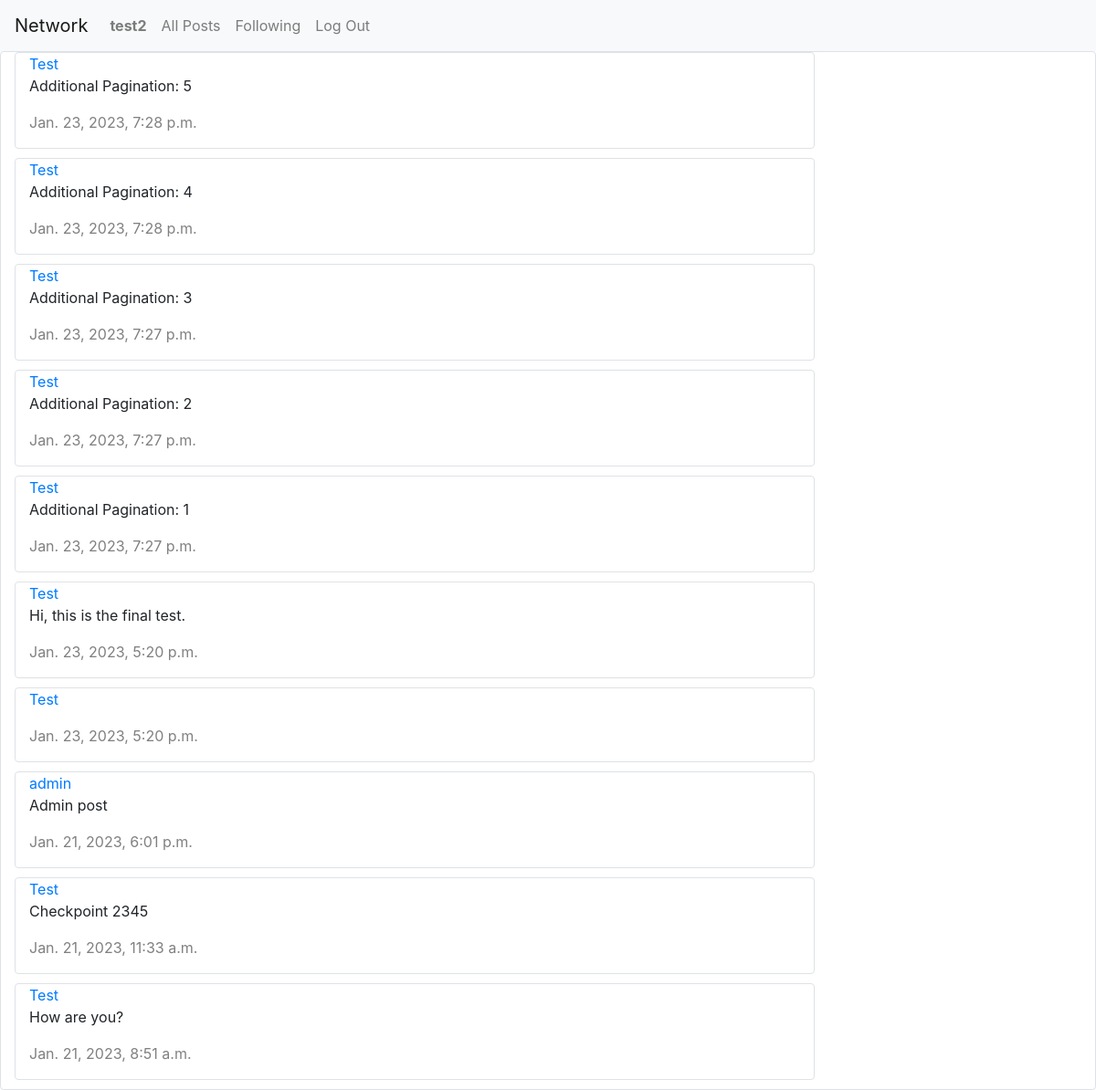
The app's page /following (signed in) with its own data.
### network/models.py (models this page shows, shortened)
class User(AbstractUser):
    followers = models.ManyToManyField("self", symmetrical=False, blank=True, related_name="user_followers")

class Post(models.Model):
    user = models.ForeignKey(User, on_delete=models.CASCADE, related_name="user")
    post = models.TextField(blank=True)
    timestamp = models.DateTimeField(auto_now_add=True)
    likes = models.ManyToManyField(User, blank=True, related_name="likers")
    edited = models.BooleanField(default=False)
    class Meta:
        ordering = ['-timestamp']

### network/views.py (the view)
# urls.py: path("following", views.following, name="following"),
def following(request):
    current_user = request.user
    followed_users = User.objects.filter(followers=current_user)
    all_posts = Post.objects.filter(user__in=followed_users)
    paginator = Paginator(all_posts, POST_PER_PAGE)
    page_number = request.GET.get('page')
    paginated_posts = paginator.get_page(page_number)
    return render(request, "network/following.html", {
        "posts": paginated_posts
    })

### network/templates/network/following.html (shortened to what this page needs)
{% extends "network/layout.html" %}
{% block body %}
    {% for post in posts %}
        <div class="col-md-9 border rounded">
            <a href="{% url 'profile' user_view=post.user.username %}"<h4>{{ post.user }}</h4></a>
            <p>{{ post.post }}</p>
            <p class="post-time">{{ post.timestamp }}</p>
        </div>
    {% endfor %}
{% endblock %}

### network/templates/network/layout.html (shortened to what this page needs)
{% load static %}
<!DOCTYPE html>
<html lang="en">
    <head>
        <link rel="stylesheet" href="https://stackpath.bootstrapcdn.com/bootstrap/4.4.1/css/bootstrap.min.css">
        <link href="{% static 'network/styles.css' %}" rel="stylesheet">
    </head>
    <body>
        <nav class="navbar navbar-expand-lg navbar-light bg-light">
            <a class="navbar-brand" href="{% url 'index' %}">Network</a>
            <div>
              <ul class="navbar-nav mr-auto">
                {% if user.is_authenticated %}
                    <li class="nav-item">
                        <a class="nav-link" href="{% url 'profile' user_view=user.username %}"><strong>{{ user.username }}</strong></a>
                    </li>
                {% endif %}
                <li class="nav-item">
                  <a class="nav-link" href="{% url 'index' %}">All Posts</a>
                </li>
                {% if user.is_authenticated %}
                    <li class="nav-item">
                        <a class="nav-link" href="{% url 'following' %}">Following</a>
                    </li>
                    <li class="nav-item">
                        <a class="nav-link" href="{% url 'logout' %}">Log Out</a>
                    </li>
                {% endif %}
              </ul>
            </div>
          </nav>
        <div class="container-fluid border rounded">
            {% block body %}
            {% endblock %}
        </div>
    </body>
</html>

### network/static/network/styles.css (style rules this page uses)
.col-md-9 { margin-bottom: 10px; }
.post-time { color: grey; }

### records on screen
User: username "test2"
Post: user "Test", post "Additional Pagination: 5", timestamp "Jan. 23, 2023, 7:28 p.m."
Post: user "Test", post "Additional Pagination: 4", timestamp "Jan. 23, 2023, 7:28 p.m."
Post: user "Test", post "Additional Pagination: 3", timestamp "Jan. 23, 2023, 7:27 p.m."
Post: user "Test", post "Additional Pagination: 2", timestamp "Jan. 23, 2023, 7:27 p.m."
Post: user "Test", post "Additional Pagination: 1", timestamp "Jan. 23, 2023, 7:27 p.m."
Post: user "Test", post "Hi, this is the final test.", timestamp "Jan. 23, 2023, 5:20 p.m."
Post: user "Test", timestamp "Jan. 23, 2023, 5:20 p.m."
Post: user "admin", post "Admin post", timestamp "Jan. 21, 2023, 6:01 p.m."
Post: user "Test", post "Checkpoint 2345", timestamp "Jan. 21, 2023, 11:33 a.m."
Post: user "Test", post "How are you?", timestamp "Jan. 21, 2023, 8:51 a.m."
